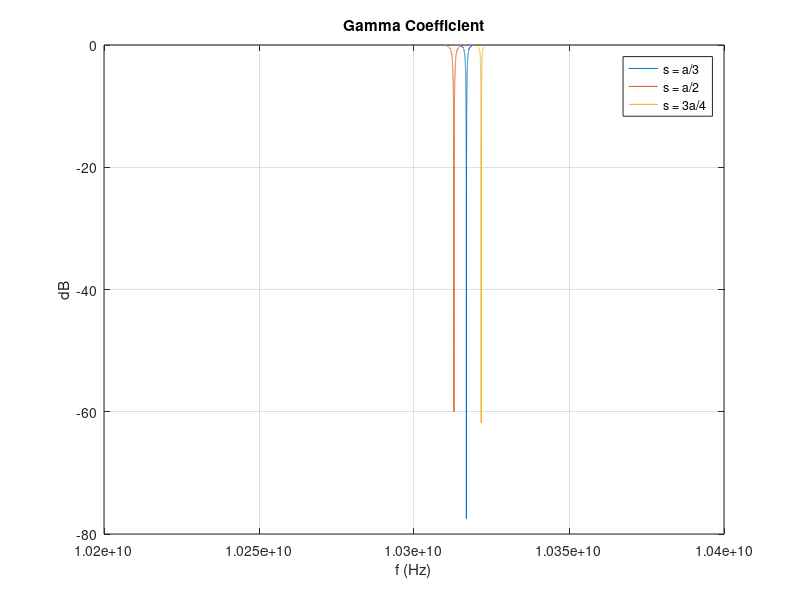
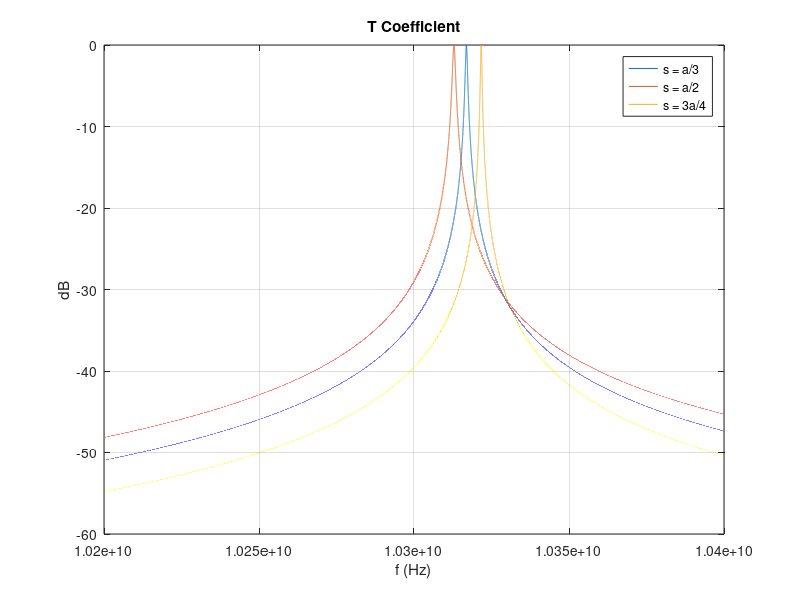

Write the MATLAB code that produced these figures, in order.
% Microwaves 2
% 1st Project 

clear all;
close all;

%Constants
a = 2.286*10^(-2);
b = 1.016*10^(-2);
r0 = 2*10^(-3);
L = 37.48*10^(-3);
m0 = 4*pi*10^(-7);
e0 = 8.854*10^(-12);
am = (4*r0.^3)/3;
eta0 = sqrt(m0/e0);
c = 3*10^8;

%Variables
f = 10.2*10^9:10^3:10.4*10^9;
omega = 2*pi*f;
b10 = sqrt(m0*e0*omega.^2 - (pi/a)^2);
fc = c/(2*a);
Z10 = eta0 ./ sqrt(1 - (fc./f).^2);
Y10 = 1./Z10;
s = [a/3 a/2 3*a/4];

Gamma_dB = zeros(length(f),3);
T_dB = zeros(length(f),3);

for j = 1:3
    B_f = -(a*b)./(2*am*b10*sin(pi*s(j)/a).*Z10);
    for i = 1:length(f)
    
    ABCD_1 = [1 0; 1j*B_f(i) 1];
    ABCD_2 = [cos(b10(i)*L) 1j*Z10(i)*sin(b10(i)*L); 1j*Y10(i)*sin(b10(i)*L) cos(b10(i)*L)];
    ABCD = ABCD_1*ABCD_2*ABCD_1;
   
    A = ABCD(1,1);
    B = ABCD(1,2);
    C = ABCD(2,1);
    D = ABCD(2,2);
    
    s11 = (A + B/Z10(i) - C*Z10(i) - D)/(A + B/Z10(i) + C*Z10(i) + D);
    s21 = 2/(A+B/Z10(i)+C*Z10(i)+D);  
   
    Gamma_dB(i,j) = 20*log10(abs(s11));
    T_dB(i,j) = 20*log10(abs(s21)); 
    end
    
    figure(1)
    plot(f,Gamma_dB(:,j))
    hold on
    grid on

    figure(2)
    plot(f,T_dB(:,j)) 
    hold on
    grid on
end


figure(1)
title('Gamma Coefficient')
legend('s = a/3','s = a/2','s = 3a/4');
xlabel('f (Hz)');
ylabel('dB')

figure(2)
title('T Coefficient')
legend('s = a/3','s = a/2','s = 3a/4');
xlabel('f (Hz)');
ylabel('dB')
